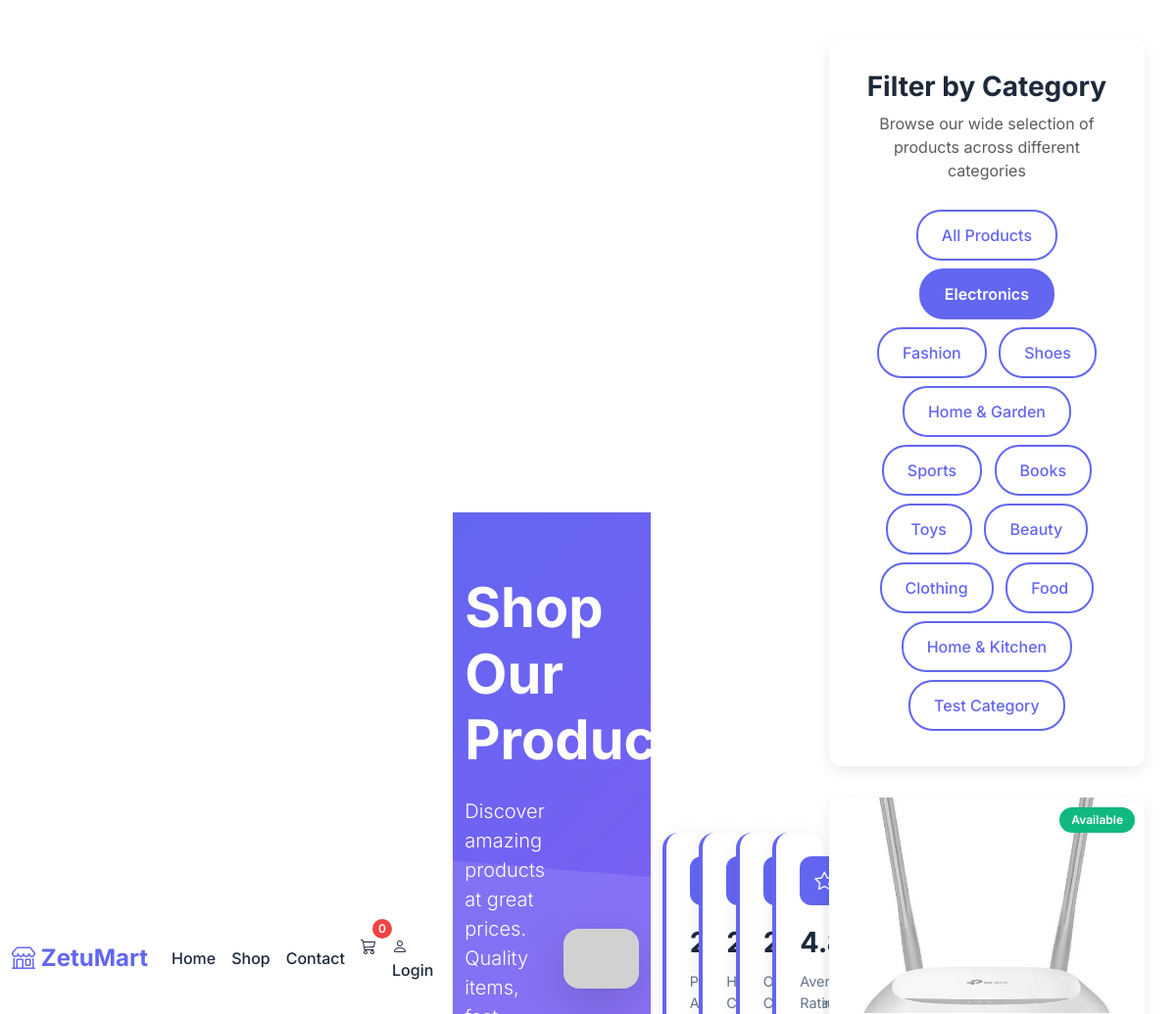
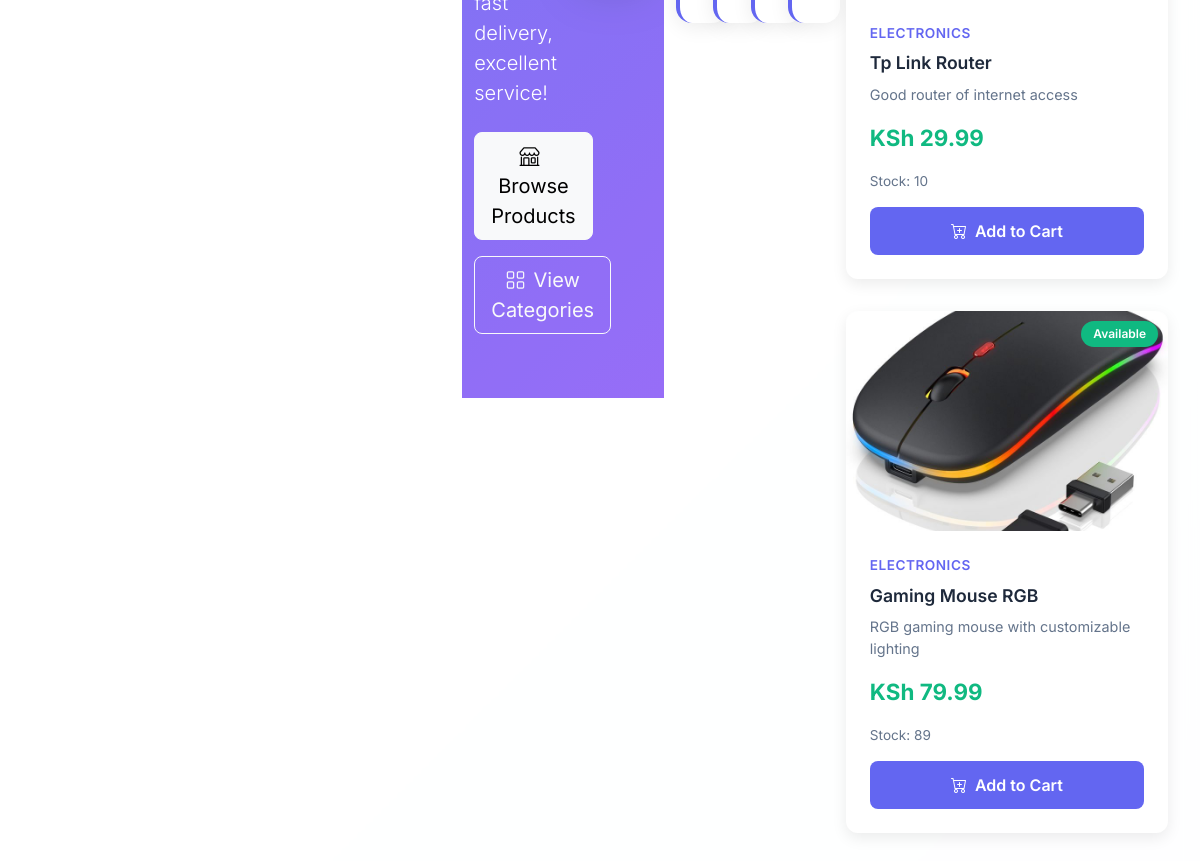
The page /shop/?category=Electronics on the database its author committed (2 pictures, top to bottom).
### zetumart_app/models.py (models this page shows, shortened)
class Category(models.Model):
    name = models.CharField(max_length=100, unique=True)
    description = models.TextField(blank=True, null=True)
    created_at = models.DateTimeField(auto_now_add=True)
    class Meta:
        verbose_name_plural = "Categories"

class Product(models.Model):
    name = models.CharField(max_length=200)
    price = models.DecimalField(max_digits=15, decimal_places=2)
    category = models.ForeignKey(Category, on_delete=models.SET_NULL, null=True, blank=True)
    stock = models.IntegerField(default=0)
    description = models.TextField()
    image1 = models.ImageField(upload_to='products/', blank=True, null=True)
    image2 = models.ImageField(upload_to='products/', blank=True, null=True)
    image3 = models.ImageField(upload_to='products/', blank=True, null=True)
    image4 = models.ImageField(upload_to='products/', blank=True, null=True)
    status = models.CharField(max_length=20, choices=[
        ('active', 'Active'),
        ('inactive', 'Inactive')
    ], default='active')
    created_at = models.DateTimeField(auto_now_add=True)

### zetumart_app/views.py (the view)
# urls.py: path('shop/', views.shop_category_view, name='shop_category'),
def shop_category_view(request):
    products = Product.objects.all().select_related('category').order_by('-created_at')
    categories = Category.objects.all()
    print(f"=== SHOP DEBUG ===")
    print(f"Total products found: {products.count()}")
    print(f"Categories found: {categories.count()}")
    for product in products[:3]:
        print(f"Product: {product.name} - Status: {product.status} - Category: {product.category.name if product.category else 'None'}")
    users = User.objects.all()
    orders = Order.objects.all()
    category_name = request.GET.get('category')
    if category_name and category_name != 'all':
        products = products.filter(category__name=category_name)
        print(f"Filtered by category '{category_name}': {products.count()} products")
    context = {
        'products': products,
        'categories': categories,
        'selected_category': category_name,
        'users': users,
        'orders': orders
    }
    print(f"Context sent to template: {len(context['products'])} products")
    return render(request, 'shop.html', context)

### zetumart_app/templates/shop.html (shortened to what this page needs)
{% load static %}
{% load humanize %}
<!DOCTYPE html>
<html lang="en" data-bs-theme="light">
<head>
    <link rel="stylesheet" href="https://cdn.jsdelivr.net/npm/bootstrap-icons@1.11.0/font/bootstrap-icons.css">
    <link href="https://cdn.jsdelivr.net/npm/bootstrap@5.3.0/dist/css/bootstrap.min.css" rel="stylesheet">
</head>
<body>
    <nav class="navbar navbar-expand-lg sticky-top">
        <div class="container">
            <a class="navbar-brand" href="{% url 'index' %}">
                <i class="bi bi-shop"></i> ZetuMart
            </a>
            <div class="collapse navbar-collapse" id="navbarNav">
                <ul class="navbar-nav mx-auto">
                    <li class="nav-item">
                        <a class="nav-link" href="{% url 'index' %}">Home</a>
                    </li>
                    <li class="nav-item">
                        <a class="nav-link active" href="{% url 'shop_category' %}">Shop</a>
                    </li>
                    <li class="nav-item">
                        <a class="nav-link" href="{% url 'contact' %}">Contact</a>
                    </li>
                </ul>
                <ul class="navbar-nav">
                    <li class="nav-item">
                        <a class="nav-link position-relative" href="#">
                            <i class="bi bi-cart3"></i>
                            <span class="cart-badge">0</span>
                        </a>
                    </li>
                    {% if user.is_authenticated %}
                        <li class="nav-item dropdown">
                            <a class="nav-link dropdown-toggle" href="#" role="button" data-bs-toggle="dropdown">
                                <i class="bi bi-person-circle"></i> {{ user.username }}
                            </a>
                            <ul class="dropdown-menu">
                                <li><a class="dropdown-item" href="{% url 'profile' %}"><i class="bi bi-person me-2"></i>Profile</a></li>
                                <li><hr class="dropdown-divider"></li>
                                <li><a class="dropdown-item" href="{% url 'logout' %}"><i class="bi bi-box-arrow-right me-2"></i>Logout</a></li>
                            </ul>
                        </li>
                    {% else %}
                        <li class="nav-item">
                            <a class="nav-link" href="{% url 'login' %}">
                                <i class="bi bi-person"></i> Login
                            </a>
                        </li>
                    {% endif %}
                </ul>
            </div>
        </div>
    <section class="hero-section">
        <div class="container">
            <div class="row align-items-center">
                <div class="col-lg-6 hero-content animate-fade-in-up">
                    <h1 class="display-4 fw-bold mb-4">Shop Our Products</h1>
                    <p class="lead mb-4">Discover amazing products at great prices. Quality items, fast delivery, excellent service!</p>
                    <div class="d-flex gap-3 flex-wrap">
                        <a href="#products" class="btn btn-light btn-lg">
                            <i class="bi bi-shop me-2"></i>Browse Products
                        </a>
                        <a href="#categories" class="btn btn-outline-light btn-lg">
                            <i class="bi bi-grid me-2"></i>View Categories
                        </a>
                    </div>
                </div>
                <div class="col-lg-6">
                    <div class="text-center">
                        <img src="https://via.placeholder.com/500x400/6366f1/ffffff?text=ZetuMart+Shop" alt="Shopping" class="img-fluid rounded-4 shadow-lg">
                    </div>
                </div>
            </div>
        </div>
    </section>
    <section class="py-5">
        <div class="container">
            <div class="row stats-row g-4">
                <div class="col-md-3">
                    <div class="stat-card">
                        <div class="stat-icon">
                        </div>
                        <div class="stat-number">{{ products.count|intcomma }}</div>
                        <p class="stat-label">Products Available</p>
                    </div>
                </div>
                <div class="col-md-3">
                    <div class="stat-card">
                        <div class="stat-icon">
                        </div>
                        <div class="stat-number">{{ users.count|intcomma }}</div>
                        <p class="stat-label">Happy Customers</p>
                    </div>
                </div>
                <div class="col-md-3">
                    <div class="stat-card">
                        <div class="stat-icon">
                        </div>
                        <div class="stat-number">{{ orders.count|intcomma }}</div>
                        <p class="stat-label">Orders Completed</p>
                    </div>
                </div>
                <div class="col-md-3">
                    <div class="stat-card">
                        <div class="stat-icon">
                            <i class="bi bi-star"></i>
                        </div>
                        <div class="stat-number">4.8</div>
                        <p class="stat-label">Average Rating</p>
                    </div>
                </div>
            </div>
        </div>
    </section>
    <div class="shop-container">
        <div class="category-filters" id="categories">
            <div class="text-center mb-4">
                <h3 class="fw-bold">Filter by Category</h3>
                <p class="text-muted">Browse our wide selection of products across different categories</p>
            </div>
            <div class="text-center">
                <a href="?category=all" class="category-btn {% if not selected_category or selected_category == 'all' %}active{% endif %}">
                    All Products
                </a>
                {% for category in categories %}
                    <a href="?category={{ category.name }}" class="category-btn {% if selected_category == category.name %}active{% endif %}">
                        {{ category.name }}
                    </a>
                {% endfor %}
            </div>
        </div>
        <div id="products">
            {% if products %}
                <div class="products-grid">
                    {% for product in products %}
                        <div class="product-card" data-product-id="{{ product.id }}" data-product-name="{{ product.name }}" data-product-price="{{ product.price }}" data-product-image="{% if product.image1 %}{{ product.image1.url }}{% endif %}">
                            <div class="position-relative overflow-hidden">
                                {% if product.image1 %}
                                    <img src="{{ product.image1.url }}" class="product-image" alt="{{ product.name }}">
                                {% else %}
                                    <img src="https://via.placeholder.com/280x220/e2e8f0/64748b?text=No+Image" class="product-image" alt="{{ product.name }}">
                                {% endif %}
                                {% if product.status == 'active' %}
                                    <span class="product-badge">Available</span>
                                {% elif product.status == 'inactive' %}
                                    <span class="product-badge bg-secondary">Out of Stock</span>
                                {% else %}
                                    <span class="product-badge bg-warning">Unknown</span>
                                {% endif %}
                            </div>
                            <div class="product-info">
                                <div class="product-category">{{ product.category.name|default:"No Category" }}</div>
                                <h3 class="product-name">{{ product.name }}</h3>
                                <p class="product-description">{{ product.description|truncatechars:80 }}</p>
                                <div class="product-price">KSh {{ product.price|intcomma }}</div>
                                <div class="product-stock">Stock: {{ product.stock }}</div>
                                <div class="d-grid gap-2">
                                    <button class="btn btn-primary" data-product-id="{{ product.id }}" data-product-name="{{ product.name }}" data-product-price="{{ product.price }}" data-product-image="{% if product.image1 %}{{ product.image1.url }}{% endif %}" onclick="addToCart('{{ product.id }}', event)" {% if product.status != 'active' %}disabled{% endif %}>
                                        <i class="bi bi-cart-plus me-2"></i>Add to Cart
                                    </button>
                                </div>
                            </div>
                        </div>
                    {% endfor %}
                </div>
            {% endif %}
        </div>
    </div>
</body>
</html>

### zetumart_app/templates/shop.html (style rules this page uses)
:root { --primary-color: #6366f1; --secondary-color: #64748b; --success-color: #10b981; --danger-color: #ef4444; --warning-color: #f59e0b; --info-color: #06b6d4; --light-color: #f8fafc; --dark-color: #1e293b; --border-radius: 12px; }
body { font-family: 'Inter', sans-serif; background: linear-gradient(135deg, #f8f9fa 0%, #e9ecef 100%); color: var(--dark-color); min-height: 100vh; }
.hero-section { background: linear-gradient(135deg, var(--primary-color) 0%, #8b5cf6 100%); color: white; padding: 4rem 0; position: relative; overflow: hidden; }
.hero-section::before { content: ''; position: absolute; top: 0; left: 0; right: 0; bottom: 0; background-size: cover; }
.hero-content { position: relative; z-index: 1; }
.navbar { background: rgba(255, 255, 255, 0.95); backdrop-filter: blur(10px); box-shadow: 0 2px 20px rgba(0,0,0,0.1); transition: all 0.3s ease; }
.navbar-brand { font-weight: 700; font-size: 1.5rem; color: var(--primary-color) !important; }
.nav-link { font-weight: 500; color: var(--dark-color) !important; transition: color 0.3s ease; position: relative; }
.nav-link::after { content: ''; position: absolute; bottom: -2px; left: 50%; width: 0; height: 2px; background: var(--primary-color); transition: all 0.3s ease; transform: translateX(-50%); }
.shop-container { max-width: 1400px; margin: 0 auto; padding: 2rem; }
.category-filters { background: white; border-radius: var(--border-radius); padding: 2rem; margin-bottom: 2rem; box-shadow: 0 5px 15px rgba(0,0,0,0.08); }
.category-btn { background: white; border: 2px solid var(--primary-color); color: var(--primary-color); padding: 0.75rem 1.5rem; border-radius: 25px; margin: 0.25rem; cursor: pointer; transition: all 0.3s ease; text-decoration: none; display: inline-block; font-weight: 500; }
.category-btn.active { background: var(--primary-color); border-color: var(--primary-color); color: white; font-weight: 600; }
.stats-row { margin-bottom: 3rem; }
.stat-card { background: white; border-radius: 16px; padding: 1.5rem; box-shadow: 0 4px 20px rgba(0,0,0,0.08); transition: all 0.3s ease; border-left: 4px solid var(--primary-color); text-align: center; }
.stat-icon { width: 50px; height: 50px; border-radius: 12px; display: flex; align-items: center; justify-content: center; font-size: 1.25rem; margin: 0 auto 1rem; background: var(--primary-color); color: white; }
.stat-number { font-size: 1.8rem; font-weight: 700; color: var(--dark-color); margin-bottom: 0.5rem; }
.stat-label { color: var(--secondary-color); font-size: 0.9rem; margin: 0; }
.products-grid { display: grid; grid-template-columns: repeat(auto-fill, minmax(280px, 1fr)); gap: 2rem; margin-bottom: 3rem; }
.product-card { background: white; border-radius: var(--border-radius); overflow: hidden; box-shadow: 0 5px 15px rgba(0,0,0,0.08); transition: all 0.3s ease; text-decoration: none; color: inherit; position: relative; }
.product-image { width: 100%; height: 220px; object-fit: cover; background: var(--light-color); transition: transform 0.3s ease; }
.product-badge { position: absolute; top: 10px; right: 10px; padding: 0.25rem 0.75rem; border-radius: 20px; font-size: 0.75rem; font-weight: 600; background: var(--success-color); color: white; }
.product-info { padding: 1.5rem; }
.product-category { color: var(--primary-color); font-size: 0.85rem; font-weight: 600; text-transform: uppercase; letter-spacing: 0.5px; margin-bottom: 0.5rem; }
.product-name { font-size: 1.1rem; font-weight: 600; color: var(--dark-color); margin-bottom: 0.5rem; line-height: 1.4; }
.product-description { color: var(--secondary-color); font-size: 0.9rem; margin-bottom: 1rem; line-height: 1.5; }
.product-price { font-size: 1.4rem; font-weight: 700; color: var(--success-color); margin-bottom: 1rem; }
.product-stock { font-size: 0.85rem; color: var(--secondary-color); margin-bottom: 1rem; }
.btn-primary { background: var(--primary-color); border: none; border-radius: 8px; padding: 0.75rem 1.5rem; font-weight: 600; transition: all 0.3s ease; }
.cart-badge { position: absolute; top: -8px; right: -8px; background: var(--danger-color); color: white; border-radius: 50%; width: 20px; height: 20px; display: flex; align-items: center; justify-content: center; font-size: 0.75rem; font-weight: 600; }
.animate-fade-in-up { animation: fadeInUp 0.6s ease-out; }

### rows shown on the page
Category: name "Electronics"
Category: name "Fashion"
Category: name "Shoes"
Category: name "Home & Garden"
Category: name "Sports"
Category: name "Books"
Category: name "Toys"
Category: name "Beauty"
Category: name "Clothing"
Category: name "Food"
Category: name "Home & Kitchen"
Category: name "Test Category"
Product: image1 (picture), status "Available", category.name "ELECTRONICS", name "Tp Link Router", description "Good router of internet access", price "29.99", stock "10"
Product: image1 (picture), status "Available", category.name "ELECTRONICS", name "Gaming Mouse RGB", description "RGB gaming mouse with customizable lighting", price "79.99", stock "89"
